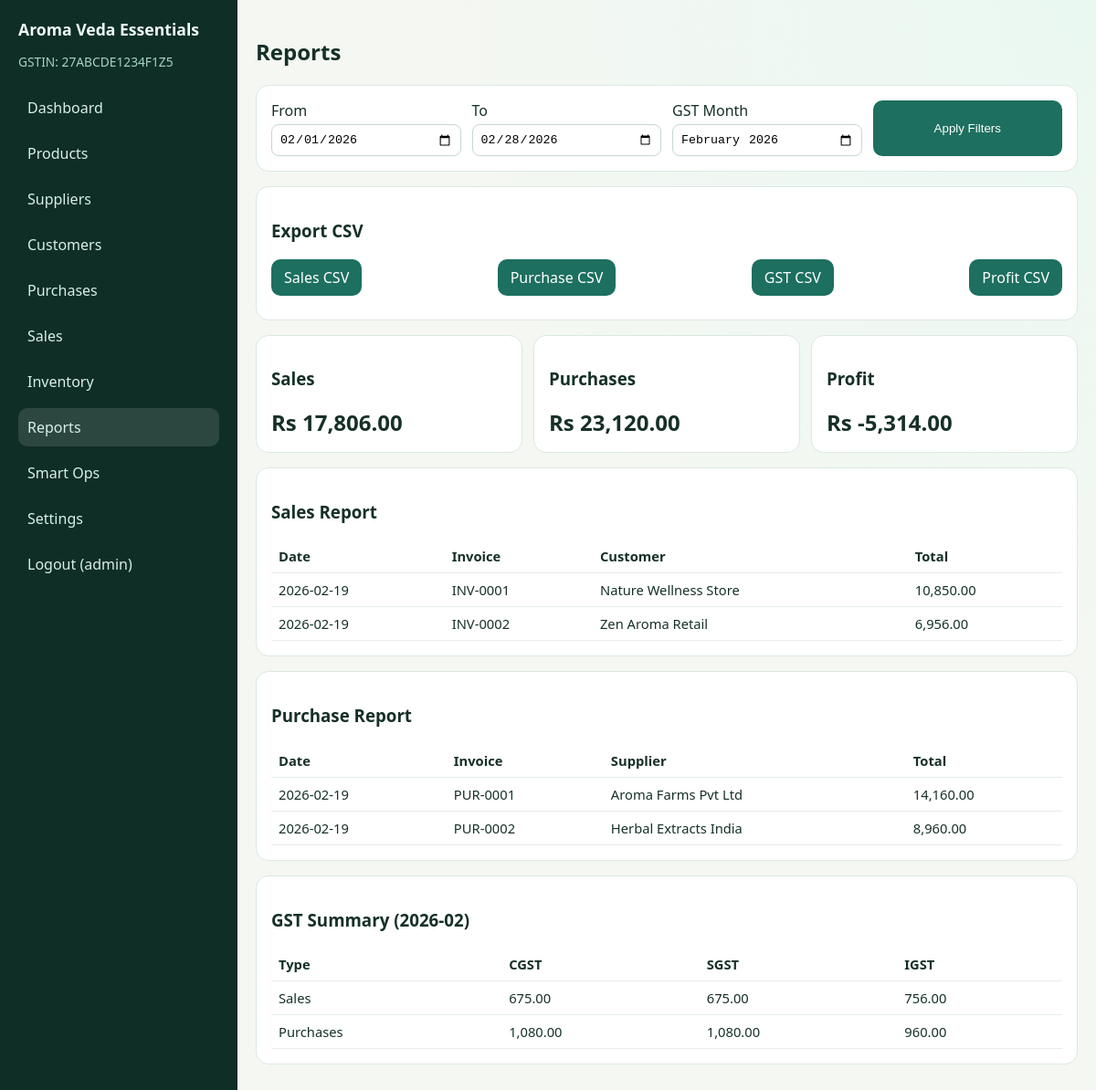
The app's page /index.php?route=report/index (signed in) with its own data.
### tables this page shows
CREATE TABLE sales (
    id INT AUTO_INCREMENT PRIMARY KEY,
    invoice_no VARCHAR(30) NOT NULL UNIQUE,
    customer_id INT NOT NULL,
    date DATE NOT NULL,
    due_date DATE,
    subtotal DECIMAL(12,2) NOT NULL,
    cgst DECIMAL(12,2) NOT NULL DEFAULT 0,
    sgst DECIMAL(12,2) NOT NULL DEFAULT 0,
    igst DECIMAL(12,2) NOT NULL DEFAULT 0,
    total_amount DECIMAL(12,2) NOT NULL,
    CONSTRAINT fk_sales_customer FOREIGN KEY (customer_id) REFERENCES customers(id) ON DELETE RESTRICT
);

CREATE TABLE customers (
    id INT AUTO_INCREMENT PRIMARY KEY,
    name VARCHAR(120) NOT NULL,
    gstin VARCHAR(20),
    state VARCHAR(80) NOT NULL,
    phone VARCHAR(20),
    address TEXT
);

CREATE TABLE purchases (
    id INT AUTO_INCREMENT PRIMARY KEY,
    purchase_invoice_no VARCHAR(30) NOT NULL UNIQUE,
    supplier_id INT NOT NULL,
    date DATE NOT NULL,
    subtotal DECIMAL(12,2) NOT NULL,
    cgst DECIMAL(12,2) NOT NULL DEFAULT 0,
    sgst DECIMAL(12,2) NOT NULL DEFAULT 0,
    igst DECIMAL(12,2) NOT NULL DEFAULT 0,
    total_amount DECIMAL(12,2) NOT NULL,
    CONSTRAINT fk_purchases_supplier FOREIGN KEY (supplier_id) REFERENCES suppliers(id) ON DELETE RESTRICT
);

CREATE TABLE suppliers (
    id INT AUTO_INCREMENT PRIMARY KEY,
    name VARCHAR(120) NOT NULL,
    gstin VARCHAR(20),
    state VARCHAR(80) NOT NULL,
    phone VARCHAR(20),
    address TEXT
);

### controllers/ReportController.php (called while the page is built, shortened)
<?php
class ReportController extends Controller
{
    public function index(): void
    {
        $model = new Report();
        $from = (string)$this->request('from', date('Y-m-01'));
        $to = (string)$this->request('to', date('Y-m-t'));
        $month = (string)$this->request('month', date('Y-m'));
        $this->view('reports/index', [
            'from' => $from,
            'to' => $to,
            'month' => $month,
            'sales' => $model->sales($from, $to),
            'purchases' => $model->purchases($from, $to),
            'gst' => $model->gstMonthly($month),
            'profit' => $model->profit($from, $to),
        ]);
    }
}

### index.php (called while the page is built, shortened)
<?php
require_once __DIR__ . '/core/helpers.php';
require_once __DIR__ . '/core/Database.php';
require_once __DIR__ . '/core/Controller.php';
require_once __DIR__ . '/core/Auth.php';
$route = $_GET['route'] ?? 'dashboard/index';
[$controllerName, $action] = array_pad(explode('/', $route), 2, 'index');
$controller = new $controllerClass();
$controller->$action();

### core/helpers.php (called while the page is built, shortened)
<?php
function config(string $file): array
{
    static $configs = [];
    if (!isset($configs[$file])) {
        $path = __DIR__ . '/../config/' . $file . '.php';
        $configs[$file] = file_exists($path) ? require $path : [];
    }
    return $configs[$file];
}
function e($value): string
{
    return htmlspecialchars((string)$value, ENT_QUOTES, 'UTF-8');
}

### config/app.php (called while the page is built)
<?php
return [
    'business_name' => 'Aroma Veda Essentials',
    'business_gstin' => '27ABCDE1234F1Z5',
    'business_state' => 'Maharashtra',
    'business_address' => 'Andheri East, Mumbai, Maharashtra',
    'business_phone' => '+91-9876543210',
];

### config/database.php (called while the page is built)
<?php
return [
    'host' => '127.0.0.1',
    'port' => '3306',
    'dbname' => 'billing_system',
    'username' => 'root',
    'password' => '',
    'charset' => 'utf8mb4',
];

### core/Auth.php (called while the page is built, shortened)
<?php
class Auth
{
    public static function user(): ?array
    {
        return $_SESSION['user'] ?? null;
    }
}

### models/Report.php (called while the page is built)
<?php
class Report
{
    private PDO $db;
    public function __construct()
    {
        $this->db = Database::connection();
    }
    public function sales(string $from, string $to): array
    {
        $stmt = $this->db->prepare('SELECT s.*, c.name AS customer_name FROM sales s JOIN customers c ON c.id = s.customer_id WHERE s.date BETWEEN :from AND :to ORDER BY s.date DESC');
        $stmt->execute(['from' => $from, 'to' => $to]);
        return $stmt->fetchAll();
    }
    public function purchases(string $from, string $to): array
    {
        $stmt = $this->db->prepare('SELECT p.*, s.name AS supplier_name FROM purchases p JOIN suppliers s ON s.id = p.supplier_id WHERE p.date BETWEEN :from AND :to ORDER BY p.date DESC');
        $stmt->execute(['from' => $from, 'to' => $to]);
        return $stmt->fetchAll();
    }
    public function gstMonthly(string $yearMonth): array
    {
        $stmt = $this->db->prepare("SELECT
                'Sales' AS type,
                COALESCE(SUM(cgst),0) AS cgst,
                COALESCE(SUM(sgst),0) AS sgst,
                COALESCE(SUM(igst),0) AS igst
            FROM sales
            WHERE DATE_FORMAT(date, '%Y-%m') = :ym
            UNION ALL
            SELECT
                'Purchases' AS type,
                COALESCE(SUM(cgst),0) AS cgst,
                COALESCE(SUM(sgst),0) AS sgst,
                COALESCE(SUM(igst),0) AS igst
            FROM purchases
            WHERE DATE_FORMAT(date, '%Y-%m') = :ym");
        $stmt->execute(['ym' => $yearMonth]);
        return $stmt->fetchAll();
    }
    public function profit(string $from, string $to): array
    {
        $salesStmt = $this->db->prepare('SELECT COALESCE(SUM(total_amount),0) AS total FROM sales WHERE date BETWEEN :from AND :to');
        $salesStmt->execute(['from' => $from, 'to' => $to]);
        $sales = (float)$salesStmt->fetch()['total'];
        $purchaseStmt = $this->db->prepare('SELECT COALESCE(SUM(total_amount),0) AS total FROM purchases WHERE date BETWEEN :from AND :to');
        $purchaseStmt->execute(['from' => $from, 'to' => $to]);
        $purchases = (float)$purchaseStmt->fetch()['total'];
        return [
            'sales' => $sales,
            'purchases' => $purchases,
            'profit' => $sales - $purchases,
        ];
    }
}

### core/Database.php (called while the page is built)
<?php
class Database
{
    private static ?PDO $pdo = null;
    public static function connection(): PDO
    {
        if (self::$pdo === null) {
            $cfg = config('database');
            $dsn = sprintf(
                'mysql:host=%s;port=%s;dbname=%s;charset=%s',
                $cfg['host'],
                $cfg['port'],
                $cfg['dbname'],
                $cfg['charset']
            );
            self::$pdo = new PDO($dsn, $cfg['username'], $cfg['password'], [
                PDO::ATTR_ERRMODE => PDO::ERRMODE_EXCEPTION,
                PDO::ATTR_DEFAULT_FETCH_MODE => PDO::FETCH_ASSOC,
            ]);
        }
        return self::$pdo;
    }
}

### views/reports/index.php (the view, shortened to what this page needs)
<h2>Reports</h2>
<section class="card">
    <form method="get" class="grid four">
        <label>From<input type="date" name="from" value="<?= e($from) ?>"></label>
        <label>To<input type="date" name="to" value="<?= e($to) ?>"></label>
        <label>GST Month<input type="month" name="month" value="<?= e($month) ?>"></label>
        <button type="submit">Apply Filters</button>
    </form>
</section>
<section class="card">
    <h3>Export CSV</h3>
    <div class="toolbar">
        <a class="btn" href="index.php?route=report/export&type=sales&from=<?= e($from) ?>&to=<?= e($to) ?>&month=<?= e($month) ?>">Sales CSV</a>
        <a class="btn" href="index.php?route=report/export&type=purchases&from=<?= e($from) ?>&to=<?= e($to) ?>&month=<?= e($month) ?>">Purchase CSV</a>
        <a class="btn" href="index.php?route=report/export&type=gst&from=<?= e($from) ?>&to=<?= e($to) ?>&month=<?= e($month) ?>">GST CSV</a>
        <a class="btn" href="index.php?route=report/export&type=profit&from=<?= e($from) ?>&to=<?= e($to) ?>&month=<?= e($month) ?>">Profit CSV</a>
    </div>
</section>
<section class="grid three">
    <div class="card metric"><h3>Sales</h3><p>Rs <?= number_format((float)$profit['sales'], 2) ?></p></div>
    <div class="card metric"><h3>Purchases</h3><p>Rs <?= number_format((float)$profit['purchases'], 2) ?></p></div>
    <div class="card metric"><h3>Profit</h3><p>Rs <?= number_format((float)$profit['profit'], 2) ?></p></div>
</section>
<section class="card">
    <h3>Sales Report</h3>
    <table>
        <thead><tr><th>Date</th><th>Invoice</th><th>Customer</th><th>Total</th></tr></thead>
        <tbody>
        <?php foreach ($sales as $row): ?>
            <tr><td><?= e($row['date']) ?></td><td><?= e($row['invoice_no']) ?></td><td><?= e($row['customer_name']) ?></td><td><?= number_format((float)$row['total_amount'], 2) ?></td></tr>
        <?php endforeach; ?>
        </tbody>
    </table>
</section>
<section class="card">
    <h3>Purchase Report</h3>
    <table>
        <thead><tr><th>Date</th><th>Invoice</th><th>Supplier</th><th>Total</th></tr></thead>
        <tbody>
        <?php foreach ($purchases as $row): ?>
            <tr><td><?= e($row['date']) ?></td><td><?= e($row['purchase_invoice_no']) ?></td><td><?= e($row['supplier_name']) ?></td><td><?= number_format((float)$row['total_amount'], 2) ?></td></tr>
        <?php endforeach; ?>
        </tbody>
    </table>
</section>
<section class="card">
    <h3>GST Summary (<?= e($month) ?>)</h3>
    <table>
        <thead><tr><th>Type</th><th>CGST</th><th>SGST</th><th>IGST</th></tr></thead>
        <tbody>
        <?php foreach ($gst as $row): ?>
            <tr><td><?= e($row['type']) ?></td><td><?= number_format((float)$row['cgst'], 2) ?></td><td><?= number_format((float)$row['sgst'], 2) ?></td><td><?= number_format((float)$row['igst'], 2) ?></td></tr>
        <?php endforeach; ?>
        </tbody>
    </table>
</section>

### core/Controller.php (shortened to what this page needs)
<?php
class Controller
{
    protected function view(string $view, array $data = [], bool $useLayout = true): void
    {
        extract($data);
        $viewPath = __DIR__ . '/../views/' . $view . '.php';
        if ($useLayout) {
            require __DIR__ . '/../views/layouts/header.php';
            require $viewPath;
            require __DIR__ . '/../views/layouts/footer.php';
        } else {
            require $viewPath;
        }
    }
    protected function request(string $key, $default = null)
    {
        return $_POST[$key] ?? $_GET[$key] ?? $default;
    }
}

### views/layouts/header.php (shortened to what this page needs)
<?php
$app = config('app');
$user = Auth::user();
$currentRoute = $_GET['route'] ?? 'dashboard/index';
?>
<!DOCTYPE html>
<html lang="en">
<head>
    <link rel="stylesheet" href="assets/css/style.css">
</head>
<body>
<div class="app-shell">
    <aside class="sidebar">
        <h2><?= e($app['business_name']) ?></h2>
        <p class="muted">GSTIN: <?= e($app['business_gstin']) ?></p>
        <nav>
            <a class="<?= str_starts_with($currentRoute, 'dashboard/') ? 'active' : '' ?>" href="index.php?route=dashboard/index">Dashboard</a>
            <a class="<?= str_starts_with($currentRoute, 'product/') ? 'active' : '' ?>" href="index.php?route=product/index">Products</a>
            <a class="<?= str_starts_with($currentRoute, 'supplier/') ? 'active' : '' ?>" href="index.php?route=supplier/index">Suppliers</a>
            <a class="<?= str_starts_with($currentRoute, 'customer/') ? 'active' : '' ?>" href="index.php?route=customer/index">Customers</a>
            <a class="<?= str_starts_with($currentRoute, 'purchase/') ? 'active' : '' ?>" href="index.php?route=purchase/index">Purchases</a>
            <a class="<?= str_starts_with($currentRoute, 'sale/') ? 'active' : '' ?>" href="index.php?route=sale/index">Sales</a>
            <a class="<?= str_starts_with($currentRoute, 'inventory/') ? 'active' : '' ?>" href="index.php?route=inventory/index">Inventory</a>
            <a class="<?= str_starts_with($currentRoute, 'report/') ? 'active' : '' ?>" href="index.php?route=report/index">Reports</a>
            <a class="<?= str_starts_with($currentRoute, 'smart/') ? 'active' : '' ?>" href="index.php?route=smart/index">Smart Ops</a>
            <a class="<?= str_starts_with($currentRoute, 'setting/') ? 'active' : '' ?>" href="index.php?route=setting/index">Settings</a>
            <a href="index.php?route=auth/logout">Logout (<?= e($user['username'] ?? 'admin') ?>)</a>
        </nav>
    </aside>
    <main class="content">

### views/layouts/footer.php (shortened to what this page needs)
    </main>
</div>
</body>
</html>

### assets/css/style.css (style rules this page uses)
:root { --bg: #f4f7f2; --card: #ffffff; --accent: #1d6f5f; --accent-soft: #dff0eb; --text: #163028; --muted: #64748b; --danger: #b42318; }
* { box-sizing: border-box; }
body { margin: 0; font-family: "Segoe UI", Tahoma, sans-serif; color: var(--text); background: radial-gradient(circle at top right, #eaf8f2 0%, var(--bg) 42%); }
a { color: var(--accent); text-decoration: none; }
.app-shell { display: grid; grid-template-columns: 260px 1fr; min-height: 100vh; }
.sidebar { background: #0f2e26; color: #eefcf7; padding: 20px; }
.sidebar h2 { margin: 0 0 8px; font-size: 1.1rem; }
.sidebar .muted { color: #a8d2c5; font-size: 0.86rem; }
.sidebar nav { display: grid; gap: 8px; margin-top: 20px; }
.sidebar nav a { color: #d7f0e8; padding: 10px; border-radius: 10px; }
.sidebar nav a.active, .sidebar nav a:hover { background: rgba(255,255,255,0.12); }
.content { padding: 20px; }
.card { background: var(--card); border: 1px solid #dce8e3; border-radius: 14px; padding: 16px; margin-bottom: 16px; }
.metric p { font-size: 1.5rem; font-weight: 600; margin: 0; }
.grid { display: grid; gap: 12px; }
.grid.three { grid-template-columns: repeat(3, 1fr); }
.grid.four { grid-template-columns: repeat(4, 1fr); }
.toolbar { display: flex; justify-content: space-between; align-items: center; gap: 8px; flex-wrap: wrap; margin-bottom: 10px; }
.btn, button { display: inline-block; border: 0; background: var(--accent); color: #fff; border-radius: 10px; padding: 9px 14px; cursor: pointer; }
input, select, textarea { width: 100%; padding: 8px; border: 1px solid #c5d8d1; border-radius: 8px; margin-top: 4px; }
table { width: 100%; border-collapse: collapse; background: #fff; }
th, td { border-bottom: 1px solid #e5ece9; padding: 8px; text-align: left; font-size: 0.92rem; }
.muted { color: var(--muted); }

### records on screen
sales: date "2026-02-19", invoice_no "INV-0001", customer.name "Nature Wellness Store", total_amount "10,850.00"
sales: date "2026-02-19", invoice_no "INV-0002", customer.name "Zen Aroma Retail", total_amount "6,956.00"
purchases: date "2026-02-19", purchase_invoice_no "PUR-0001", supplier.name "Aroma Farms Pvt Ltd", total_amount "14,160.00"
purchases: date "2026-02-19", purchase_invoice_no "PUR-0002", supplier.name "Herbal Extracts India", total_amount "8,960.00"

### other values on screen
$app['business_name'] "Aroma Veda Essentials"
$app['business_gstin'] "27ABCDE1234F1Z5"
$user['username'] "admin"
$profit['sales'] "17,806.00"
$profit['purchases'] "23,120.00"
$profit['profit'] "-5,314.00"
$month "2026-02"
$row['type'] "Sales"
$row['cgst'] "675.00"
$row['sgst'] "675.00"
$row['igst'] "756.00"
$row['type'] "Purchases"
$row['cgst'] "1,080.00"
$row['sgst'] "1,080.00"
$row['igst'] "960.00"
